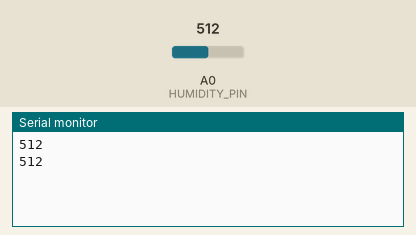
Simulated run of this sketch. Board: Arduino Uno, built with avr-gcc and run on an emulated ATmega328P. Parts: the last lines printed to the serial monitor. Inputs (shaded band) come from the test bench; at power-on: A0 (HUMIDITY_PIN) = 512.

Above: at 4.8 s.
4.9 s: A0 (HUMIDITY_PIN) set to 716
At 8.7 s:
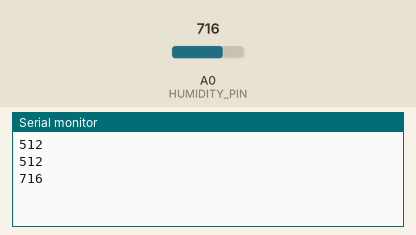
9.5 s: A0 (HUMIDITY_PIN) set to 900
At 11.3 s:
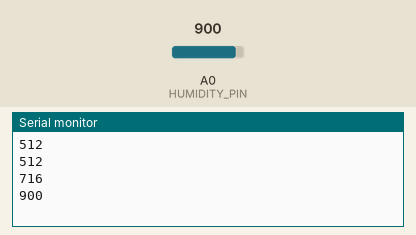
Timing chart, 0 to 12.8 s (numbered marks = the images above; inputs shaded):
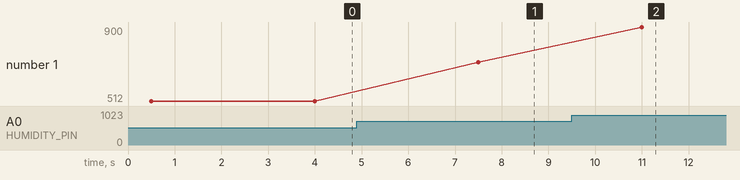

Measured:
- after the input at 4.9 s, the serial monitor: prints a new line after 2.6 s (image 1)
- after the input at 9.5 s, the serial monitor: prints a new line after 1.5 s (image 2)
- plotted number 1: 512 → 716 after the input at 4.9 s, 716 → 900 after the input at 9.5 s

The sketch:

humidity_sensor.ino
```cpp
const int HUMIDITY_PIN = A0;
const int POWER_PIN = 8;

void setup() {
  pinMode(HUMIDITY_PIN, INPUT);
  pinMode(POWER_PIN, OUTPUT);

  Serial.begin(9600);
}

void loop() {
  int humidityValue = getHumidityValue(POWER_PIN, HUMIDITY_PIN);
  Serial.println(humidityValue);
  delay(3000);
}

int getHumidityValue(int powerPin, int sensorPin) {
  digitalWrite(powerPin, HIGH);
  delay(500);
  int sensorValue = analogRead(sensorPin);
  digitalWrite(powerPin, LOW);
  return sensorValue;
}
```
